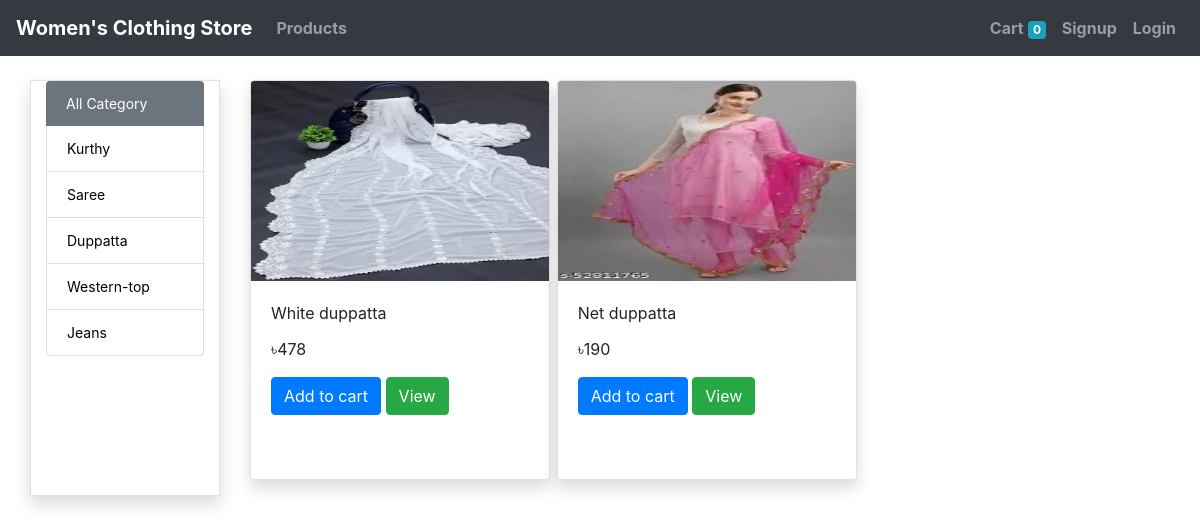
The page /?category_id=4 on the database its author committed.
### store/models/category.py (models this page shows, shortened)
class Category(models.Model):
	name = models.CharField(max_length=20)
	@staticmethod
	def getAllCategory():
		return Category.objects.all()

### store/models/product.py (models this page shows, shortened)
class Product(models.Model):
	name = models.CharField(max_length=220)
	price = models.IntegerField(default=0)
	category = models.ForeignKey(Category,on_delete=models.CASCADE,default=1)
	description = models.TextField()
	image = models.ImageField(upload_to='upload/products')
	date = models.DateTimeField(auto_now_add=True)
	@staticmethod
	def getAllProduct():
		return Product.objects.all()
	@staticmethod
	def getProductByFilter(category_id):
		if category_id:
			return Product.objects.filter(category = category_id)
		else:
			return Product.getAllProduct()

### store/views/home.py (the view, shortened to what this page needs)
# urls.py: path('',Home.as_view(), name='home'),
class Home(View):
	def get(self,request):
		cart = request.session.get('cart')
		categories = Category.getAllCategory()
		products = Product.getAllProduct().order_by('-id')
		if request.GET.get('id'):
			filterProductById = Product.objects.get(id=int(request.GET.get('id')))
			return render(request, 'productDetail.html',{"product":filterProductById,"categories":categories})
		if not cart:
			request.session['cart'] = {}
		if request.GET.get('category_id'):
			filterProduct = Product.getProductByFilter(request.GET['category_id'])
			return render(request, 'home.html',{"products":filterProduct,"categories":categories})
		return render(request, 'home.html',{"products":products,"categories":categories})

### store/templatetags/cart.py (called while the page is built)
@register.filter(name='is_in_cart')
def is_in_cart(product,cart):
	keys = cart.keys()
	for id in keys:
		if int(id) == product.id:
			return True
	return False

@register.filter(name="currency")
def currency(number):
	return "৳"+str(number)

### store/templates/home.html (shortened to what this page needs)
{% extends 'base.html' %}
{% load cart %}
{% block content %}
<div class="container">
    <div class="row">
        <div class="col-md-2 mb-3 border shadow">
            <ul class="list-group">
                <li class="list-group-item active bg-secondary border-0"><a style="text-decoration:none; color:white;" href="/">All Category</a></li>
                {% for category in categories %}
                <li class="list-group-item ctg"><a style="text-decoration:none; color:black;" href="/?category_id={{ category.id }}">{{ category.name }}</a></li>
                {% endfor %}
            </ul>
        </div>
        <div class="col-md-10 ">
            <div class="row product-row mx-auto mb-2">
                {% if products|length == 0 %}
                <div class="alert alert-warning col-12">
                    <strong>
                        <h3>No Product Found!</h3>
                    </strong>
                </div>
                {% elif products|length > 0 %}
                    {% for product in products %}
                    <div id="{{ product.id }}" class="col-md-4 mb-3">
                        <div class="card product-card mb-2 border shadow">
                            <img class="card-img-top" src="{{ product.image.url }}" height="16rem" width="30rem" alt="Card image cap">
                            <div class="card-body">
                                <p class="card-title">{{ product.name|truncatechars:60 }}</p>
                                <p class="card-text">{{ product.price|currency }}</p>
                                <form action="/#{{ product.id }}" method="POST">
                                    {% if product|is_in_cart:request.session.cart %}
                                    <a class="btn btn-warning" href="/cart">Go to cart </a>
                                    {% else %}
                                    <input class="btn btn-primary" type="submit" value="Add to cart">
                                    {% endif %}
                                    <a class="btn btn-success" href="/?id={{ product.id }}">View</a>
                                </form>
                            </div>
                        </div>
                    </div>
                    {% endfor %}
                {% endif %}
            </div>
        </div>
    </div>
</div>
{% endblock %}

### store/static/css/style.css (style rules this page uses)
.list-group { font-size:14px; }
.product-card { height: 400px; width: 300px; }
.product-card img { height: 200px; }

### rows shown on the page
Category: name "Kurthy"
Category: name "Saree"
Category: name "Duppatta"
Category: name "Western-top"
Category: name "Jeans"
Product: image (picture), name "White duppatta", price "৳478"
Product: image (picture), name "Net duppatta", price "৳190"

### other values the page prints
{{ request.session.cart.keys|length }} "0"
